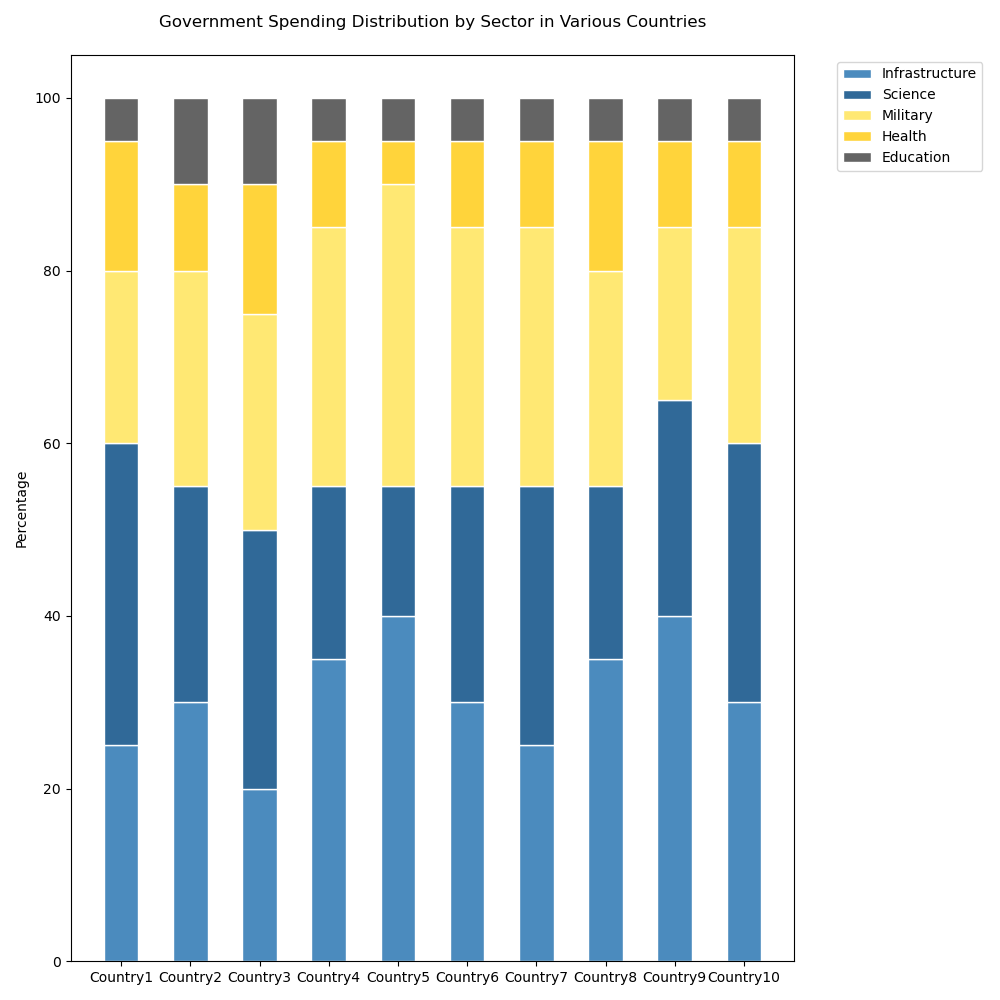

This figure's Python source:

import matplotlib.pyplot as plt
import numpy as np

# Data
categories = ['Country1', 'Country2', 'Country3', 'Country4', 'Country5', 'Country6', 'Country7', 'Country8', 'Country9', 'Country10']
infrastructure = [25, 30, 20, 35, 40, 30, 25, 35, 40, 30]
science = [35, 25, 30, 20, 15, 25, 30, 20, 25, 30]
military = [20, 25, 25, 30, 35, 30, 30, 25, 20, 25]
health = [15, 10, 15, 10, 5, 10, 10, 15, 10, 10]
education = [5, 10, 10, 5, 5, 5, 5, 5, 5, 5]

# Colors
colors = ['#4B8BBE', '#306998', '#FFE873', '#FFD43B', '#646464']

# Plot
bar_width = 0.5
fig, ax = plt.subplots(figsize=(10, 10))

# Stacked bar chart
ax.bar(categories, infrastructure, color=colors[0], edgecolor='white', width=bar_width)
ax.bar(categories, science, bottom=np.array(infrastructure), color=colors[1], edgecolor='white', width=bar_width)
ax.bar(categories, military, bottom=np.array(infrastructure)+np.array(science), color=colors[2], edgecolor='white', width=bar_width)
ax.bar(categories, health, bottom=np.array(infrastructure)+np.array(science)+np.array(military), color=colors[3], edgecolor='white', width=bar_width)
ax.bar(categories, education, bottom=np.array(infrastructure)+np.array(science)+np.array(military)+np.array(health), color=colors[4], edgecolor='white', width=bar_width)

# Title and labels
ax.set_ylabel('Percentage')
ax.set_title('Government Spending Distribution by Sector in Various Countries', pad=20)
ax.legend(['Infrastructure', 'Science', 'Military', 'Health', 'Education'], bbox_to_anchor=(1.05, 1), loc='upper left')

# Show plot
plt.tight_layout()
plt.show()
